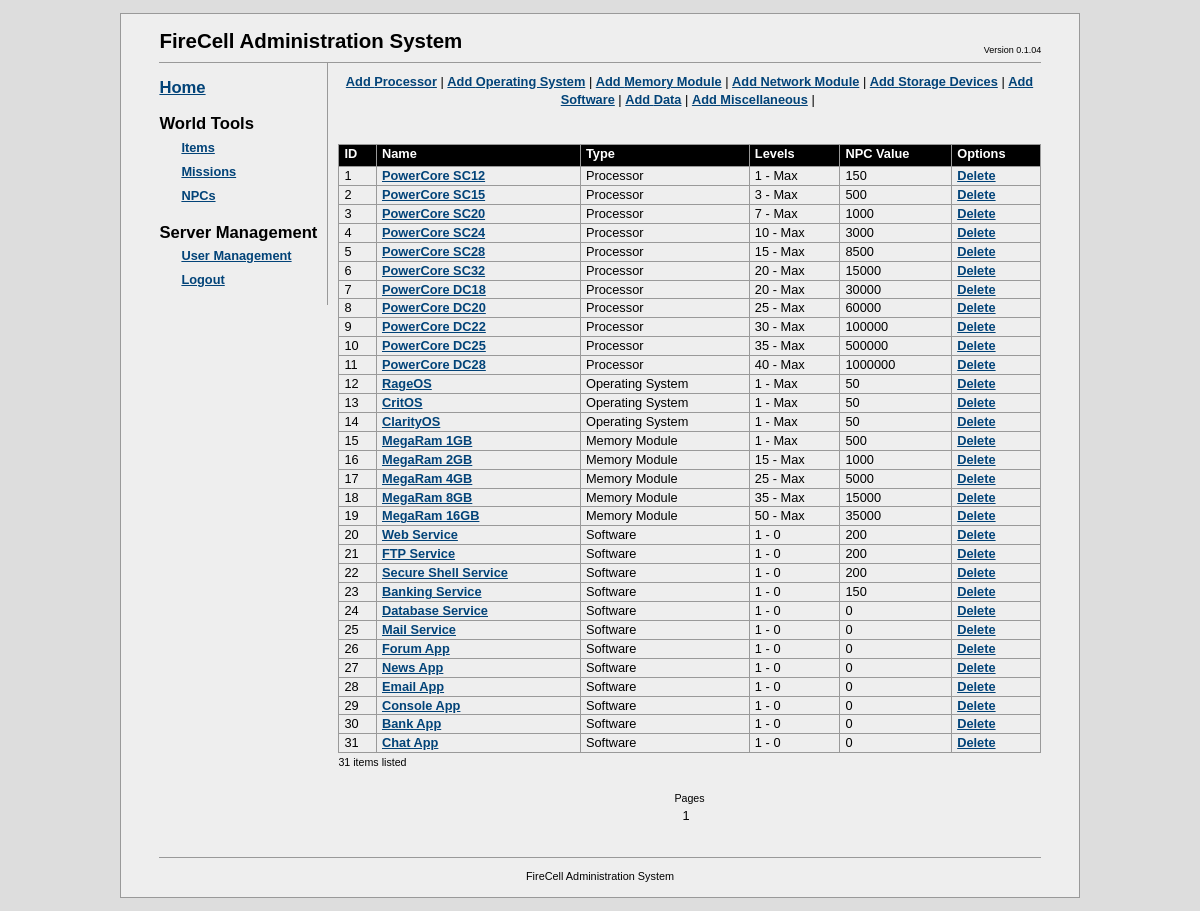
The page /fcadmin/?a=items (signed in) on the database as committed earlier.
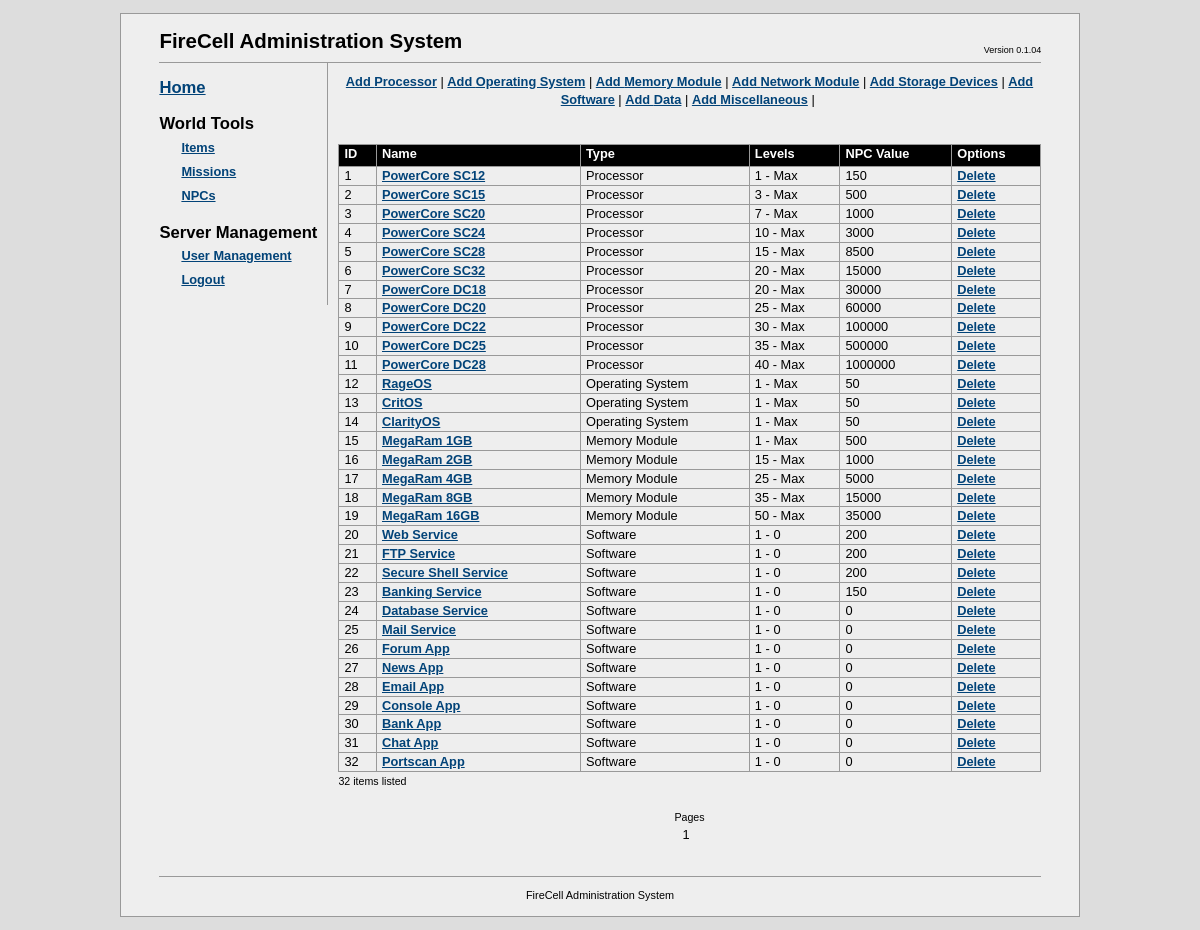
The same page on the database as committed later.
### tables this page shows
CREATE TABLE `fc_itemtypes` (
  `itemtype_id` int(10) unsigned NOT NULL AUTO_INCREMENT,
  `itemtype_name` varchar(32) NOT NULL,
  `itemtype_table` varchar(32) NOT NULL COMMENT 'sql table that stores items of this type',
  PRIMARY KEY (`itemtype_id`)
);

CREATE TABLE `fc_items` (
  `item_id` bigint(20) unsigned NOT NULL AUTO_INCREMENT,
  `item_name` char(64) DEFAULT NULL,
  `itemtype_id` int(10) unsigned NOT NULL COMMENT 'type of item (tb_itemtypes)',
  `object_id` bigint(20) unsigned NOT NULL COMMENT 'ID of the object in the table corresponding to the item type',
  `description` text,
  `min_level` int(10) unsigned NOT NULL COMMENT 'minimum level that this item can be created for',
  `max_level` int(10) unsigned DEFAULT NULL COMMENT 'maximum level that this item can be created for',
  `npc_value` bigint(20) unsigned NOT NULL COMMENT 'Items NPC value',
  PRIMARY KEY (`item_id`)
);

### fcadmin/config.php (called while the page is built, shortened)
<?php
$DB_SERVER = "localhost";
$DB_DATABASE = "firecell";
$DB_USER = "root";
$DB_PASSWORD = "root";
?>

### fcadmin/db/mysqldb.php (called while the page is built, shortened)
<?php
class MySQLDB
{
	private $link = NULL;
	public function Connect($server, $dbname, $user, $password)
	{
		$result = false;
		$this->link = mysql_pconnect($server, $user, $password);
		if ( $this->link != NULL )
		{
			$result = true;
		}
		return $result;
	}
	public function Execute($query)
	{
		$result = NULL;
		if ( $this->link != NULL )
		{
			$result = mysql_query($query, $this->link);
		}
		return $result;
	}
}
?>

### fcadmin/apps/itemmanager.php (the view, shortened to what this page needs)
<?php
require_once dirname(__FILE__)."/../config.php";
class ItemsManagerApp implements IFCAdminApp
{
  private $db = NULL;
  private $itemAction = NULL;
  private $itemTypes = NULL;
  private $itemData = NULL;
  private $itemsPerPage = 50;
  private $currentPage = 0;
  private $numPagesAvailable = 0;
  public function __construct($itemsPerPage = 50)
  {
    $this->itemsPerPage = $itemsPerPage;
  }
  public function init($db)
  {
    $this->db = $db;
    $this->itemAction = $_GET["i"];
    $this->LoadItemTypes();
    switch ( $this->itemAction )
    {
      case  NULL:
          $this->itemFilter = $_GET["f"];
          $this->currentPage = $_GET["page"];
          if ( $this->currentPage == NULL )
            $this->currentPage = 0;
          $this->numItems = $this->GetNumItems();
          $this->numPagesAvailable = ceil($this->numItems / $this->itemsPerPage);
          $this->itemData = $this->LoadItems();
        break;
    }
    return true;
  }
  public function render()
  {
    switch ( $this->itemAction )
    {
      case  NULL:
        $startIndex = $this->currentPage * $this->itemsPerPage;
        $this->render_options();
        $this->render_list($startIndex);
        $this->render_pages();
        break;
    }
  }
  private function render_options()
  {
    echo "<center>";
    foreach ($this->itemTypes as $id => $type)
    {
      echo "<a href=\"?a=items&i=-1&t=$id\">Add ".$type->name."</a> |&nbsp;";
    }
    echo "</center><br/><br/>";
  }
  private function render_list($startIndex = 0)
  {
echo <<<LIST
    <table class="tableUsers" cellspacing="0">
      <tr>
        <th>ID</th>
        <th>Name</th>
        <th>Type</th>
        <!--
        <th width="200">Description</th>
        -->
        <th>Levels</th>
        <th>NPC Value</th>
        <th>Options </th>
      </tr>
LIST;
    for ( $i = $startIndex; $i < count($this->itemData); $i++ )
    {
      $item = $this->itemData[$i];
      $type = $this->itemTypes[$item->type_id];
      echo "<tr>";
      echo "<td>".$item->id."</td>";
      echo "<td><a href=\"?a=items&i=".$item->id."&t=".$item->type_id."\">".$item->name."</a></td>";
      echo "<td>".$type->name."</td>";
      echo "<td>".$item->min_level." - ".$item->max_level."</td>";
      echo "<td>".$item->npc_value."</td>";
      echo "<td><a href=\"actions/delitem.php?iid=".$item->id."\">Delete</a>";
      echo "</tr>";
    }
echo <<<LIST
    </table>
LIST;
    echo "<small>".($i-$startIndex)." items listed</small><br/><br/>";
  }
  private function render_pages()
  {
    echo "<center><small>Pages</small><br/>";
    for ( $i = 0; $i < $this->numPagesAvailable; $i++ )
    {
      echo ($i+1);
    }
    echo "</center>";
  }
  private function LoadItemTypes()
  {
    $this->itemTypes = Array();
    $query = "SELECT * FROM fc_itemtypes";
    $result = $this->db->Execute( $query );
    if ( $result != NULL )
    {
      while ( $line = mysql_fetch_array($result, MYSQL_ASSOC) )
      {
        $type = new ItemType();
        $type->id = $line["itemtype_id"];
        $type->name = $line["itemtype_name"];
        $type->dbTable = $line["itemtype_table"];
        $this->itemTypes[ $type->id ] = $type;
      }
    }
    return count($this->itemTypes);
  }
  private function GetNumItems()
  {
    $count = 0;
    $query = "SELECT count(*) as c from fc_items";
    $result = $this->db->Execute( $query );
    if ( $result != NULL )
    {
      if ( $line = mysql_fetch_array($result, MYSQL_ASSOC) )
      {
        $count = $line["c"];
      }
    }
    return $count;
  }
  private function LoadItems()
  {
    $query = "select        items.item_id, items.item_name, types.itemtype_id, items.object_id, ".
             "              items.description, items.min_level, items.max_level, items.npc_value ".
             "from          fc_items items ".
             "inner join    fc_itemtypes types ".
             "on            types.itemtype_id = items.itemtype_id ";
    $itemData = Array();
    $result = $this->db->Execute( $query );
    if ( $result != NULL )
    {
      while ( $line = mysql_fetch_array($result, MYSQL_ASSOC) )
      {
        $item = $this->CreateItemFromRecord($line);
        array_push( $itemData, $item);
      }
    }
    return $itemData;
  }
  private function CreateItemFromRecord($record)
  {
    $item = new Item();
    $item->id = $record["item_id"];
    $item->name = $record["item_name"];
    $item->type_id = $record["itemtype_id"];
    $item->object_id = $record["object_id"];
    $item->description = $record["description"];
    $item->min_level = $record["min_level"];
    $item->max_level = ($record["max_level"] == NULL ? "Max" : $record["max_level"]);
    $item->npc_value = $record["npc_value"];
    return $item;
  }
}
?>

### fcadmin/index.php (shortened to what this page needs)
<?php
  require_once dirname(__FILE__)."/config.php";
  require_once dirname(__FILE__)."/db/mysqldb.php";
  require_once dirname(__FILE__)."/apps/itemmanager.php";
  $db = new MySQLDB();
  $app = NULL;
echo <<<HTML
<!DOCTYPE html PUBLIC "-//W3C//DTD XHTML 1.1//EN"
	"http://www.w3.org/TR/xhtml11/DTD/xhtml11.dtd">
<html lang="en" xml:lang="en">
<head>
	<title>FireCell Administration</title>
	<meta http-equiv="Content-Type" content="txt/html; charset=utf-8" />
	<link rel="stylesheet" type="text/css" href="css/fcadmin.css" />
</head>
<body>
<div id="bodyContainer">
	<div id="head">
    FireCell Administration System
  	<ul class="utility">
  		<li>Version 0.1.04
  	</ul>
	</div>
  <div id="content">
HTML;
  $accountType= $_SESSION["acctype"];
  if ( $accountType < 2 || $accountType == NULL )
  {
echo <<<HTML
      <center>
      <br/>Login required:
      <form name="login" action="actions/login.php" method="post">
        <table id="logintable">
          <tr>
            <td align="right">Username:</td>
            <td><input class="fcedit" name="name" value="" type="text" /></td>
          </tr>
          <tr>
            <td align="right">Password:</td>
            <td><input class="fcedit" name="password" value="" type="password" /></td>
          </tr>
          <tr>
            <td></td>
            <td><input class="fcbutton" name="Login" value="Login" type="submit" /></td>
          </tr>
        </table>
      </form>
      </center>
HTML;
  }
  else
  {
echo <<<HTML
    <div id="sidepanel">
      <h2><a href="index.php">Home</a></h2>
      <h2>World Tools</h2>
      <ul class="tools">
        <li><a href="?a=items">Items</a></li>
        <li><a href="?a=missions">Missions</a></li>
        <li><a href="?a=npc">NPCs</a></li>
      </ul>
    	<h2>Server Management</h2>
      <ul class="tools">
        <li><a href="?a=users">User Management</a></li>
        <li><a href="actions/logout.php">Logout</a></li>
      </ul>
    </div>
    <div id="apppanel">
HTML;
       $appname = $_GET["a"];
       switch ( $appname )
       {
       case "items":
			  $app = new ItemsManagerApp();
        break;
       }
       if ( strlen($appname) > 0 )
       {
         if ( $app instanceof IFCAdminApp )
         {
           if ( $app->init($db) == true )
           {
             $app->render();
           }
           else
           {
             echo "Failed to initialise the requested application!";
           }
         }
         else
         {
           echo "Requested app class does not implement IFCAdminApp interface!";
         }
       }
       else
       {
         echo "No app found for this request!";
       }
    echo "</div> ";
  }
echo <<<HTML
    <div id="foot">
      FireCell Administration System
    </div>
  </div>
</div>
</body>
</html>
HTML;
?>

### fcadmin/css/fcadmin.css (style rules this page uses)
* { margin: 0; padding: 0; }
html { background: #ddd; }
#bodyContainer { margin: 1em 10%; padding: 1em 3em; font: 80%/1.4 tahoma, arial, helvetica, lucida sans, sans-serif; border: 1px solid #999; background: #eee; position: relative; }
#head { padding-bottom: 0em; border-bottom: 1px solid #999; font-size: 1.6em; font-weight: bold; height: 35px; clear: right; }
#content { width:auto; }
#sidepanel { width: auto; padding-right: 10px; padding-bottom: 1em; float: left; border-right: 1px solid #999; }
#apppanel { width: auto; overflow: hidden; padding-top: 10px; padding-left: 10px; padding-bottom: 1em; }
#foot { text-align: center; margin-top: 1.8em; border-top: 1px solid #999; padding-top: 1em; font-size: 0.85em; clear: left; }
.utility { position: absolute; right: 4em; top: 30px; font-weight: normal; font-size: 9px; }
.utility li { display: inline; }
h2 { margin: 0.8em 0 0 0; font-size: 1.3em; font-weight: bold; }
ul { list-style: none; margin: 0; padding: 0; }
#head ul li, dl ul li, #foot li { list-style: none; display: inline; margin: 0; padding: 0 0.2em; }
ul.aliases, ul.projects, ul.tools { list-style: none; line-height: 24px; }
ul.aliases a, ul.projects a, ul.tools a { padding-left: 22px; }
a { color: #024378; font-weight: bold; text-decoration: underline; }
.tableUsers { width: 100%; border-right: solid 1px #999; }
.tableUsers th { background-color: black; color: white; border-bottom: solid 1px #999; border-top: solid 1px #999; border-left: solid 1px #999; padding-bottom: 3px; padding-left: 5px; padding-right: 5px; text-align: left; }
.tableUsers td { padding-left: 5px; padding-right: 5px; text-align: left; border-left: solid 1px #999; border-bottom: solid 1px #999; }

Rows that differ between the two databases and show on the page:
added fc_items: item_id "32", item_name "Portscan App", itemtype.itemtype_name "Software", min_level "1", max_level "0", npc_value "0"
Other text that changed with them:
$i-$startIndex: "31" → "32"
